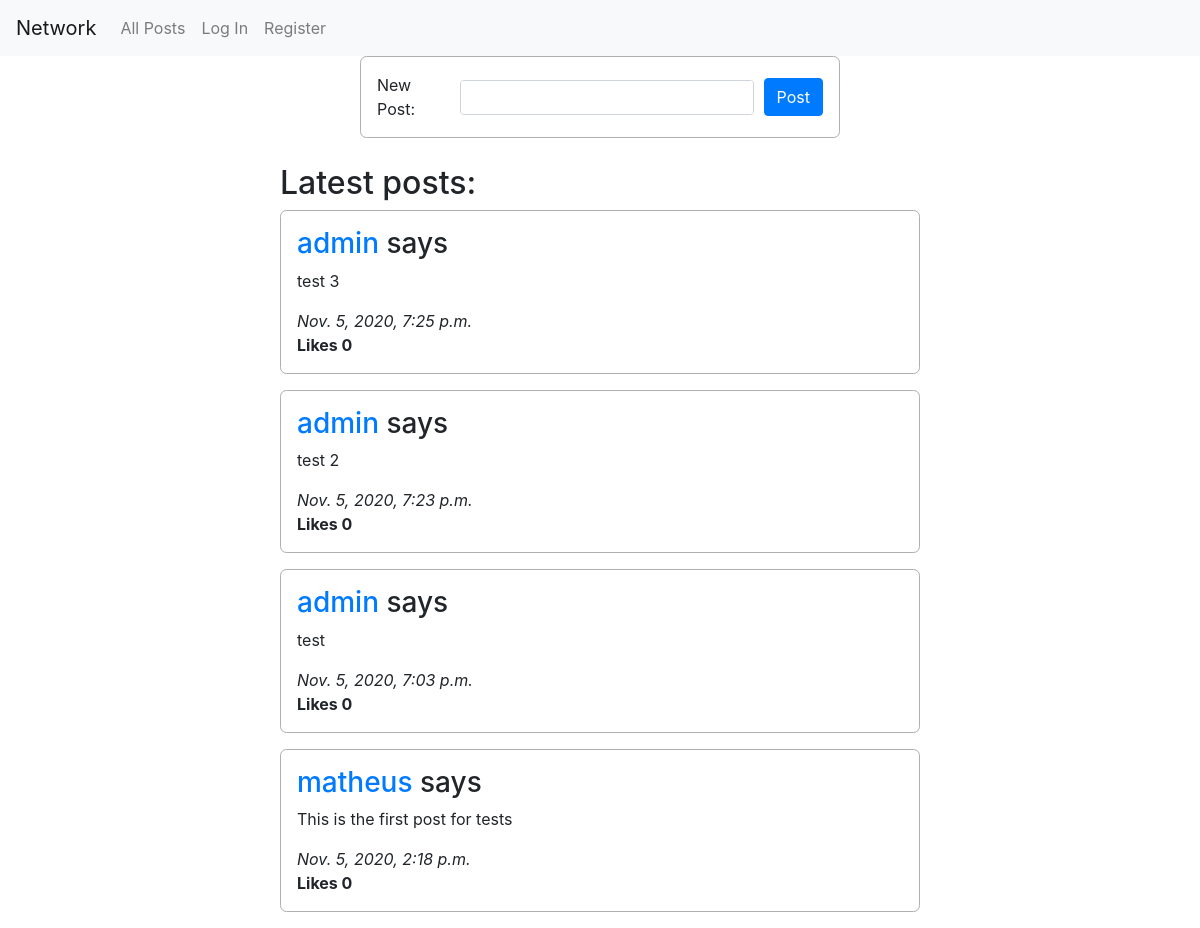
The app's page /, older data.
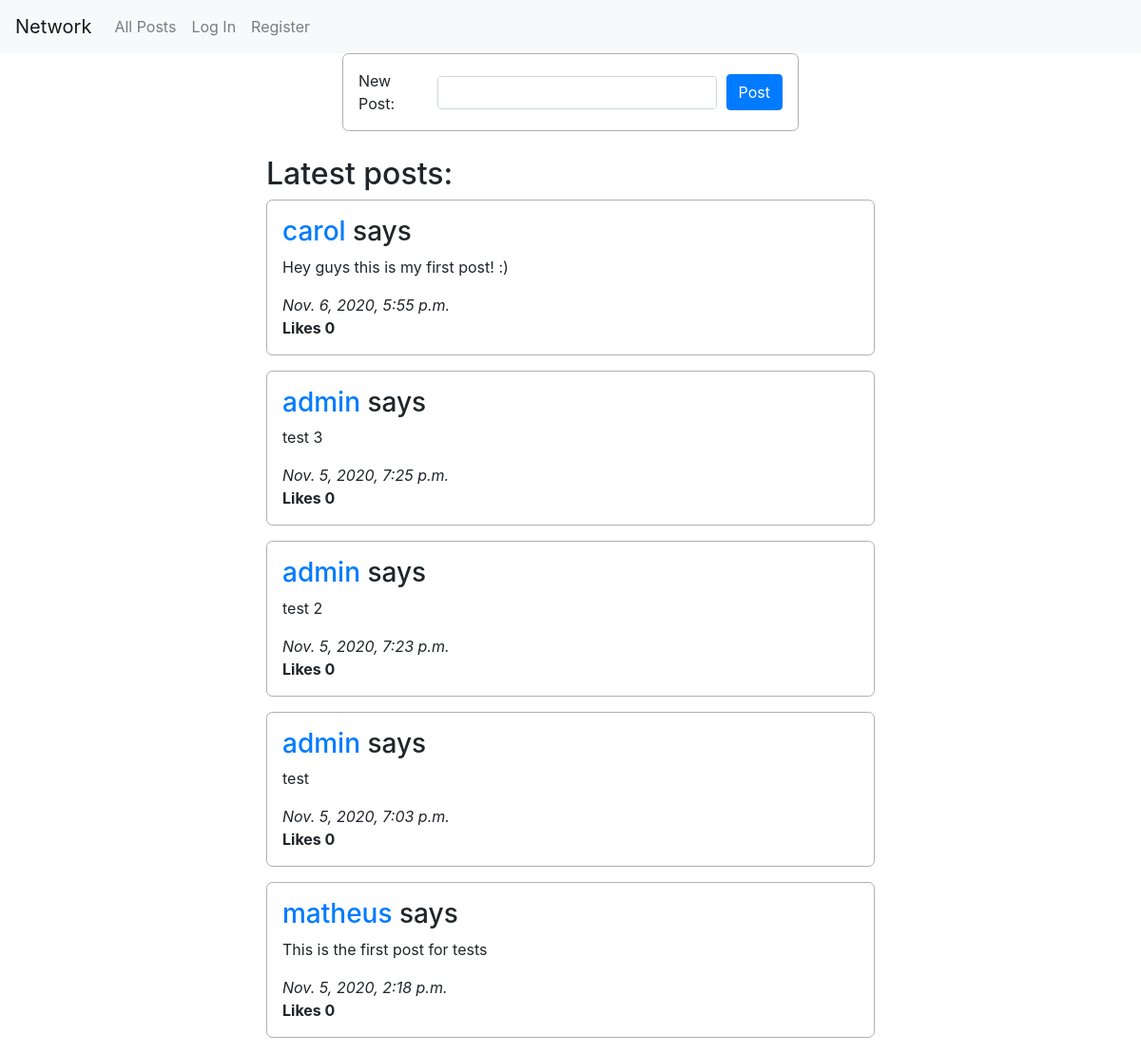
The same page, newer data.
### network/models.py (models this page shows, shortened)
class Post(models.Model):
    poster = models.ForeignKey(User, on_delete=models.CASCADE, related_name='posts')
    content = models.TextField()
    timestamp = models.DateTimeField(auto_now=True)
    likes = models.IntegerField(default=0)

class User(AbstractUser):
    pass

### network/views.py (the view, shortened to what this page needs)
# urls.py: path("", views.index, name="index"),
def index(request):
    from .forms import NewPostForm
    allPosts = Post.objects.order_by('-timestamp').all()
    return render(request, "network/index.html", {
        'newPostForm': NewPostForm(),
        'allPosts': allPosts
    })

### network/forms.py
class NewPostForm(forms.Form):
    newPostContent = forms.CharField(
        widget=forms.Textarea(attrs={
            'id': 'newPost',
            'class': 'form-control',
            'cols': 20,
            'rows': 4
        }),
        label='New Post'
    )

### network/templates/network/index.html (shortened to what this page needs)
{% extends "network/layout.html" %}
{% load static %}
{% block body %}
    <form action="{% url 'index' %}" method="POST" class="newPostArea">
        {{ newPostForm }}
        <button id="submitNewPost" class="btn btn-primary" button>Post</button>
    </form>
    <div class="postsContainer">
        <h2>Latest posts:</h2>
        {% for post in allPosts %}
            <div class="post">
                <h3>
                    <a href="{% url 'profilePage' post.poster.id %}">{{ post.poster }}</a> says
                </h3>
                <p>{{ post.content }}</p>
                <em>{{ post.timestamp }}</em>
                <br>
                <strong>Likes {{ post.likes }}</strong>
                <br>
            </div>
        {% endfor %}
    </div>
{% endblock %}

### network/templates/network/layout.html (shortened to what this page needs)
{% load static %}
<!DOCTYPE html>
<html lang="en">
    <head>
        <link rel="stylesheet" href="https://stackpath.bootstrapcdn.com/bootstrap/4.4.1/css/bootstrap.min.css">
        <link href="{% static 'network/styles/styles.css' %}" rel="stylesheet">
    </head>
    <body>
        <nav class="navbar navbar-expand-lg navbar-light bg-light">
            <a class="navbar-brand" href="{% url 'index' %}">Network</a>
            <div>
              <ul class="navbar-nav mr-auto">
                <li class="nav-item">
                  <a class="nav-link" href="{% url 'index' %}">All Posts</a>
                </li>
                {% if user.is_authenticated %}
                    <li class="nav-item">
                        <a class="nav-link" href="{% url 'followingPage' %}">Following</a>
                    </li>
                    <li class="nav-item">
                        <a class="nav-link" href="{% url 'logout' %}">Log Out</a>
                    </li>
                {% else %}
                    <li class="nav-item">
                        <a class="nav-link" href="{% url 'login' %}">Log In</a>
                    </li>
                    <li class="nav-item">
                        <a class="nav-link" href="{% url 'register' %}">Register</a>
                    </li>
                {% endif %}
              </ul>
            </div>
          </nav>
        <div class="body">
            {% block body %}
            {% endblock %}
        </div>
    </body>
</html>

### network/static/network/styles/styles.css (style rules this page uses)
* { margin: 0; padding: 0; }
html { font-size: 100%; box-sizing: border-box; }
.newPostArea { display: flex; justify-content: space-between; align-items: center; width: 40%; min-height: 55px; margin: auto; margin-bottom: 1.6em; padding: 1em; border-radius: 0.4em; border: 0.075em solid #afafaf; }
.newPostArea label { margin: 0; min-width: 4.6em; transition: all 250ms cubic-bezier(0.68, -0.55, 0.27, 1.55); }
.newPostArea #newPost { margin: 0 0.6em; width: 85%; height: 2.1875em; resize: none; transition: height 250ms cubic-bezier(0.68, -0.55, 0.27, 1.55); }
.postsContainer { max-width: 40em; margin: auto; }
.postsContainer .post { margin: auto; margin-bottom: 1em; padding: 1em; border-radius: 0.4em; border: 0.075em solid #afafaf; }

Row changes from the older to the newer data that the page shows:
added Post: poster "carol", content "Hey guys this is my first post! :)", timestamp "Nov. 6, 2020, 5:55 p.m.", likes "0"
